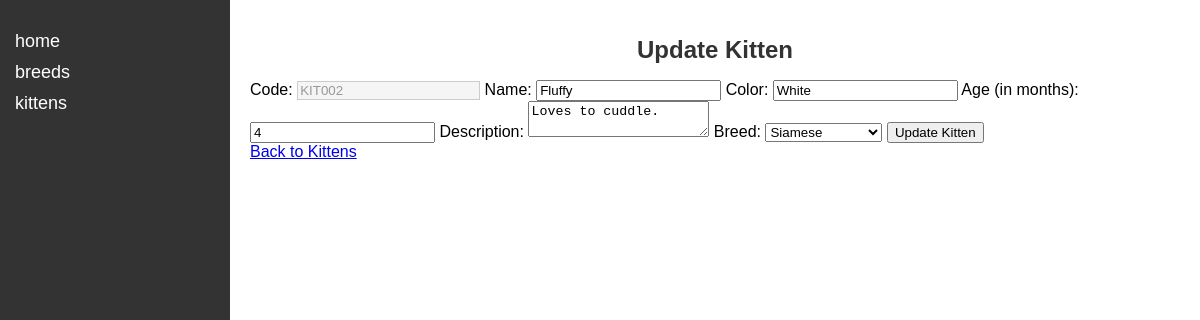
Screenshot of /update_kitten/2 with the database file from the repository.
### models/models.py (models this page shows, shortened)
class Animal(Base):
    __abstract__ = True
    id = Column(Integer, primary_key=True, index=True)
    nickname = Column(String, unique=True, nullable=False)
    name = Column(String, nullable=False)
    color = Column(String, nullable=False)
    age_months = Column(Integer, nullable=False)
    description = Column(String)
    is_active = Column(Boolean, default=True)
    create_time = Column(DateTime(timezone=True), server_default=func.now())

class Kitten(Animal):
    __tablename__ = "kitten"
    breed_id = Column(Integer, ForeignKey('cat_breed.id'))
    breed = relationship("CatBreed", back_populates="kittens")

### routes/routes.py (the view)
@router.get("/update_kitten/{kitten_id}", response_class=HTMLResponse, name="update_kitten",
            summary="Update Kitten Form",
            description="Render the form to update an existing kitten's information.")
async def update_kitten(request: Request, kitten_id: int, db: Session = Depends(get_db)):
    kitten = db.query(Kitten).filter(Kitten.id == kitten_id).first()
    if not kitten:
        return RedirectResponse(url="/kittens", status_code=303)
    breeds = db.query(CatBreed).all()
    return templates.TemplateResponse("update_kitten.html", {
        "request": request,
        "kitten": kitten,
        "breeds": breeds,
        "menu": menu
    })

### templates/update_kitten.html (shortened to what this page needs)
{% extends 'base.html' %}
{% block content %}
<h1>Update Kitten</h1>
<form method="post" action="/update_kitten/{{ kitten.id }}">
    <label for="nickname">Code:</label>
    <input type="text" id="nickname" name="nickname" value="{{ kitten.nickname }}" readonly >
    <label for="name">Name:</label>
    <input type="text" id="name" name="name" value="{{ kitten.name }}">
    <label for="color">Color:</label>
    <input type="text" id="color" name="color" value="{{ kitten.color }}">
    <label for="age_months">Age (in months):</label>
    <input type="number" id="age_months" name="age_months" value="{{ kitten.age_months }}">
    <label for="description">Description:</label>
    <textarea id="description" name="description">{{ kitten.description }}</textarea>
    <label for="breed_id">Breed:</label>
    <select id="breed_id" name="breed_id">
        {% for breed in breeds if breed.is_active %}
            <option value="{{ breed.id }}" >
                {{ breed.name }}
            </option>
        {% endfor %}
    </select>
    <button type="submit">Update Kitten</button>
</form>
<a href="{{ url_for('kittens') }}">Back to Kittens</a>
{% endblock %}

### static/css/styles.css (style rules this page uses)
body { font-family: Arial, sans-serif; margin: 0 auto; padding: 0; background-color: #f4f4f4; max-width: min(1200px, 100%); width: 100%; }
.content h1 { text-align: center; }
h1 { font-size: 24px; color: #333; }
input[type="text"][readonly] { background-color: #f5f5f5; color: #999; border: 1px solid #ccc; cursor: not-allowed; }

### rows the page displays
Kitten: nickname "KIT002", name "Fluffy", color "White", age_months "4", description "Loves to cuddle."

### other values shown
{{ item.route }} "home" "breeds" "kittens"
form field breed_id "Siamese"
